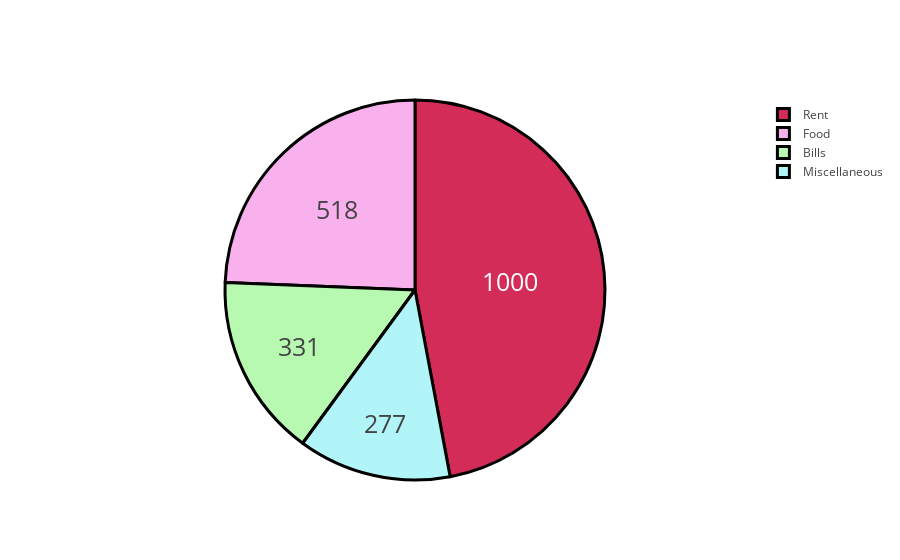

Notebook source saved alongside this figure:
### Code cell
#Expenses

#breakdown each category 
groups = ['Rent','Food','Bills','Miscellaneous']
#create amount
amount = [1000,518,331,277]
#style
colors = ['#d32c58', '#f9b1ee', '#b7f9b1', '#b1f5f9']

trace = go.Pie(labels=groups, values=amount,
               hoverinfo='label+percent', textinfo='value', 
               textfont=dict(size=25),
               marker=dict(colors=colors, 
                           line=dict(color='#000000', width=3)))

#plot - 
iplot([trace])

### Figure 1 — Plotly figure (JSON) as saved in the notebook; plotly's stock layout.template omitted (floating-point values rounded to 4 significant figures)
{"data": [{"hoverinfo": "label+percent", "labels": ["Rent", "Food", "Bills", "Miscellaneous"], "marker": {"colors": ["#d32c58", "#f9b1ee", "#b7f9b1", "#b1f5f9"], "line": {"color": "#000000", "width": 3}}, "textfont": {"size": 25}, "textinfo": "value", "type": "pie", "uid": "4b9cfcaf-15f2-4464-a2fe-6fefbcd97691", "values": [1000, 518, 331, 277]}], "layout": {}}
